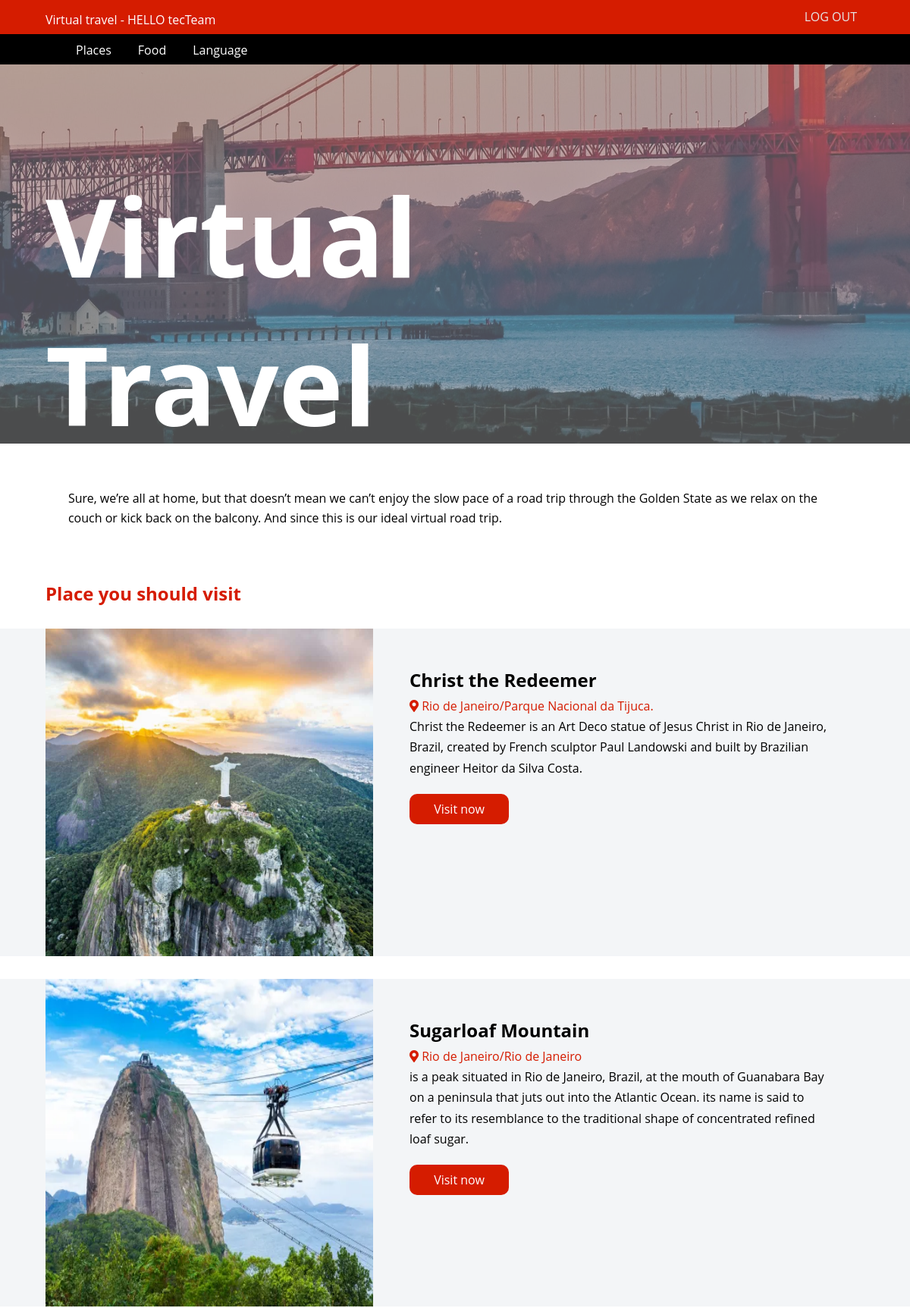
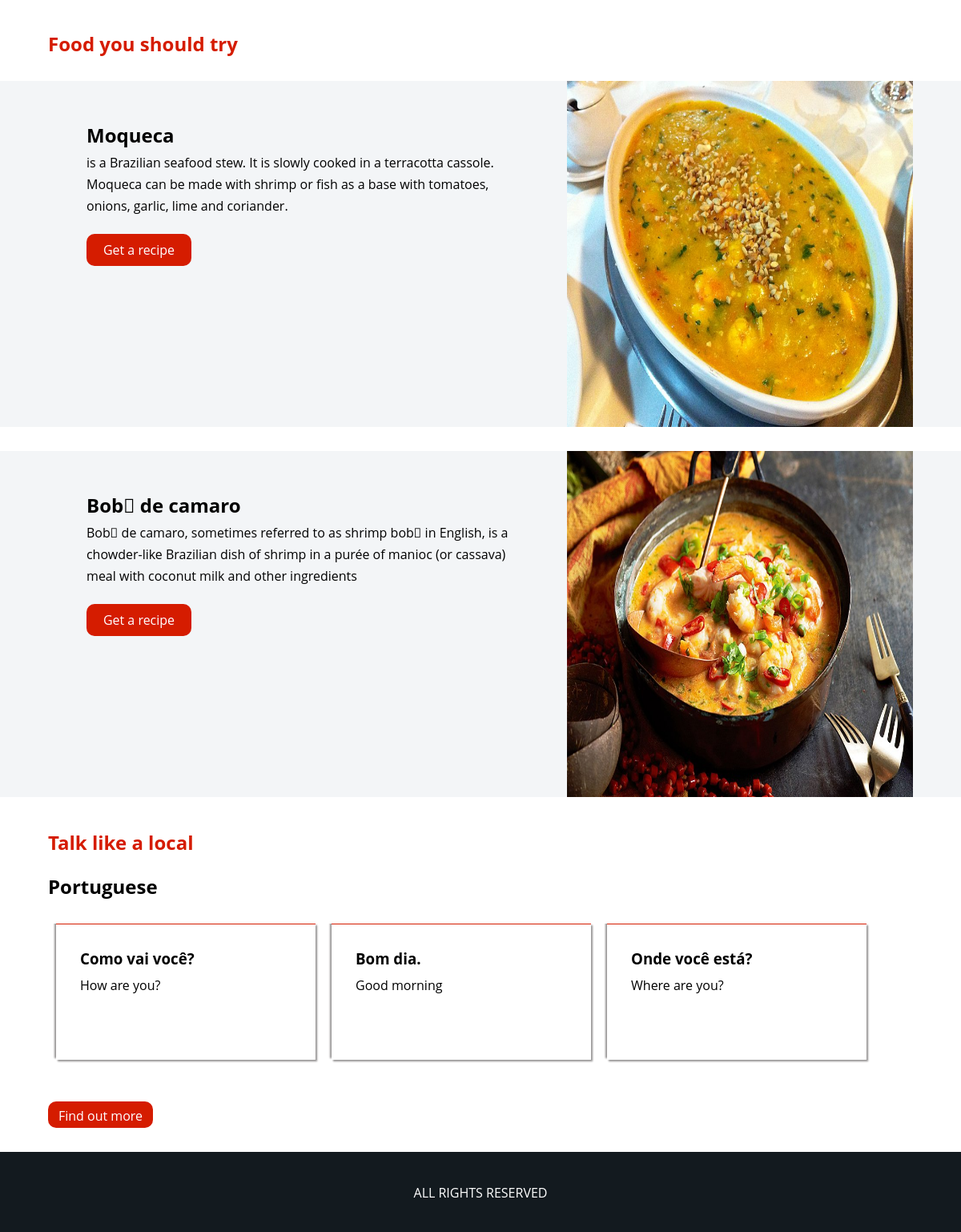
Page /country/content/6/ (signed in) on the committed database (2 pictures, top to bottom).
### travel_app/models.py (models this page shows, shortened)
class bestPlace(models.Model):
    name =  models.CharField(max_length=20)
    info = models.TextField(default='')
    country = models.ForeignKey(Country, on_delete=models.CASCADE)
    position = models.CharField(default='',max_length=30)
    city = models.CharField(default='',max_length=50)
    pic = models.ImageField(null=True,blank=True)
    url = models.TextField(default='')

class Trafood(models.Model):
    name =  models.CharField(max_length=20)
    info = models.TextField()
    country = models.ForeignKey(Country, on_delete=models.CASCADE)
    pic = models.ImageField(null=True,blank=True)
    url = models.TextField(default='')

class Country(models.Model):
    name =  models.CharField(max_length=20)
    info = models.TextField(default='')
    pic = models.ImageField(null=True,blank=True)
    languag = models.CharField(default='' , max_length=30)
    languageUrl = models.TextField(default='')
    class Meta:
        verbose_name_plural = 'Countries'

class Language(models.Model):
    name = models.CharField(default='',max_length=20)
    info = models.TextField(default='')
    country = models.ForeignKey(Country, on_delete=models.CASCADE)

### travel_app/views.py (the view)
# urls.py: path('content/<str:pk>/', content,name='content'),
@login_required(login_url='login')
def content(request,pk):
    country = Country.objects.get(id=pk)
    language = country.language_set.all()
    bestplace = country.bestplace_set.all()
    trafood = country.trafood_set.all()
    title = 'Country name' # The country name should be here
    context = {
        'title' : title,
        'countries' : country,
        'languages' : language,
        'bestplace' : bestplace,
        'trafood' : trafood,
    }
    return render(request,'country.html',context)

### templates/country.html (shortened to what this page needs)
{%load static%}
{% load fontawesome_5 %}
<!DOCTYPE html>
<html lang="en">
<head>
    <link rel='stylesheet' href="{% static '/css/style.css'%}">
    {% fontawesome_5_static %}
</head>
<body data-bg='white'>
    <div class="navbar">
        <div class="container">
            <div class="links">
                <a href="{% url 'logout' %}">Log out</a>
            </div>
            <div class="name">
                    <a href="{% url 'main' %}" style="text-decoration: none; color:white;">Virtual travel - HELLO {{request.user}}</a>
            </div>
        </div>
    </div>
    <div class=sec-nav>
        <div class='container'>
            <div class='list'>
                <ul>
                    <li data-scroll=".place">
                        Places
                    </li>
                    <li data-scroll=".fd">
                        Food
                    </li>
                    <li data-scroll=".ln">
                        Language
                    </li>
                </ul>
            </div>
        </div>
    </div>
    {% include 'header.html' %}
    <div class='nobda'>
        <div class='container'>
            <p>
                Sure, we’re all at home, but that doesn’t mean we can’t enjoy the slow pace of a road trip through the
                Golden State as we relax on the couch or kick back on the balcony. And since this is our ideal virtual
                road trip.
        </div>
    </div>
    <div class='title place'>
        <div class='container'>
            <h2>Place you should visit</h2>
        </div>
    </div>
    {% for place in bestplace  %}
    <div class='food-section '>
        <div class='container'>
            <div class="food-img">
                <img src='/static/images/{{place.pic}}'>
            </div>
            <div class='food-text'>
                <h2>{{place.name}}</h2>
                <span>{% fa5_icon 'map-marker-alt' 'fas' %} {{place.city}}/{{place.position}}</span>
                <p>{{place.info}}</p>
                <a href='{{place.url}}' target='_blank'>Visit now</a>
            </div>
        </div>
    </div>
    {% endfor %}
    <div class='title fd'>
        <div class='container'>
            <h2>Food you should try</h2>
        </div>
    </div>
    {% for  food in  trafood %}
    <div class='food-section'>
        <div class='container'>
            <div class="food-img right">
                <img src='/static/images/{{food.pic}}'>
            </div>
            <div class='food-text right'>
                <h2>{{food.name}}</h2>
                <p>{{food.info}}</p>
                <a target='_blank' href='{{food.url}}'>Get a recipe</a>
            </div>
        </div>
    </div>
    {% endfor %}
    <div class='title ln'>
        <div class='container'>
            <h2>Talk like a local</h2>
            <br>
            <h2 style="color:black;">{{countries.languag}}</h2>
        </div>
    </div>
    <div class='container'>
        <div class='lang'>
            {% for lang in languages %}
            <div class='word'>
                <h3>{{lang.name}}</h3>
                <p>{{lang.info}}</p>
            </div>
            {% endfor %}
        </div>
        <a href='{{countries.languageUrl}}'
        target='_blank'
        style="text-decoration: none;
        color: #fff;
        background-color: #D51C00;
        height: 33px;
        width: 131px;
        display: block;
        padding: 7px;
        text-align: center;
        border-radius: 10px;
        margin-top: 20px;">Find out more</a>
    </div>
    <footer>
        <div class='container'>
            <div class='footer'>
                ALL RIGHTS RESERVED
            </div>
        </div>
    </footer>
</body>
</html>

### static/css/style.css (style rules this page uses)
* { box-sizing: border-box; margin: 0px; font-family: 'Open Sans', sans-serif; }
body { font-family: 'Roboto', sans-serif; }
[data-bg='white'] { transition: all .5s ease-in-out; background-color: #fff; color:#000; }
.container { width: 1080px; margin: auto; height: 100%; }
.navbar { background-color:#D51C00 ; width: 100%; height: 45px; padding: 10px; overflow: hidden; }
.navbar .links { float: right; }
.navbar .links a { text-transform: uppercase; margin: 7px 10px 0 0; background: transparent; outline: none; border: 0px ; color: #e6e6e6; line-height: 1.6; cursor: pointer; text-decoration: none; }
.navbar .name { float: left; color: #e6e6e6; margin-top: 5px; line-height: 1.; }
.sec-nav { width: 100%; height: 40px; background-color: #000; position: relative; padding: 10px; overflow: hidden; }
footer { background-color: #131A1F; width: 100%; height: 100px; margin-top: 30px; color:#fff; text-align: center; padding: 40px; }
.list ul { overflow: hidden; width: 100%; height: 100%; color:#fff; }
.list ul li { float: left; margin-right: 35px; list-style: none; cursor: pointer; }
.nobda { margin-top:30px; line-height: 1.6; font-weight: 400; }
.nobda p { padding: 30px; }
.title { color: #D51C00; margin-top:40px ; }
.food-section { width: 100%; height: 432px; overflow: hidden; background-color: #F3F5F7; margin-top: 30px; line-height: 1.7; }
.food-section .food-img { height: 432px; width: 432px; float: left; }
.food-section .food-img img { width: 100%; height: 100%; background-size: cover; }
.food-section .food-text { float: left; width: 648px; height: 100%; padding: 3rem; }
.food-section .food-text a { text-decoration: none; color: #fff; background-color: #D51C00; height: 40px; width: 131px; display: block; padding: 7px; text-align: center; border-radius: 10px; margin-top: 20px }
.food-section .right { float: right; }
.food-section .food-text span { color: #D51C00; }
.lang { width: 100%; overflow: hidden; margin-top: 30px; height:202px; }
.lang .word { width: 30%; float: left; height: 170px; padding: 30px; border-top: 1px solid #D51C00; margin: 0 10px ; box-shadow: -2px -2px 2px #959393, 2px 2px 2px #959393; }
.word p { margin-top: 10px; }

### rows in the picture
bestPlace: pic (picture), name "Christ the Redeemer", city "Rio de Janeiro", position "Parque Nacional da Tijuca.", info "Christ the Redeemer is an Art Deco statue of Jesus Christ in Rio de Janeiro, Brazil, created by French sculptor Paul Landowski and built by Brazilian engineer Heitor da Silva Costa."
bestPlace: pic (picture), name "Sugarloaf Mountain", city "Rio de Janeiro", position "Rio de Janeiro", info "is a peak situated in Rio de Janeiro, Brazil, at the mouth of Guanabara Bay on a peninsula that juts out into the Atlantic Ocean. its name is said to refer to its resemblance to the traditional shape of concentrated refined loaf sugar."
Trafood: pic (picture), name "Moqueca", info "is a Brazilian seafood stew. It is slowly cooked in a terracotta cassole. Moqueca can be made with shrimp or fish as a base with tomatoes, onions, garlic, lime and coriander."
Trafood: pic (picture), name "Bobَ de camaro", info "Bobَ de camaro, sometimes referred to as shrimp bobَ in English, is a chowder-like Brazilian dish of shrimp in a purée of manioc (or cassava) meal with coconut milk and other ingredients"
Country: languag "Portuguese"
Language: name "Como vai você?", info "How are you?"
Language: name "Bom dia.", info "Good morning"
Language: name "Onde você está?", info "Where are you?"

### other values in the picture
{{ request.user }} "tecTeam"
